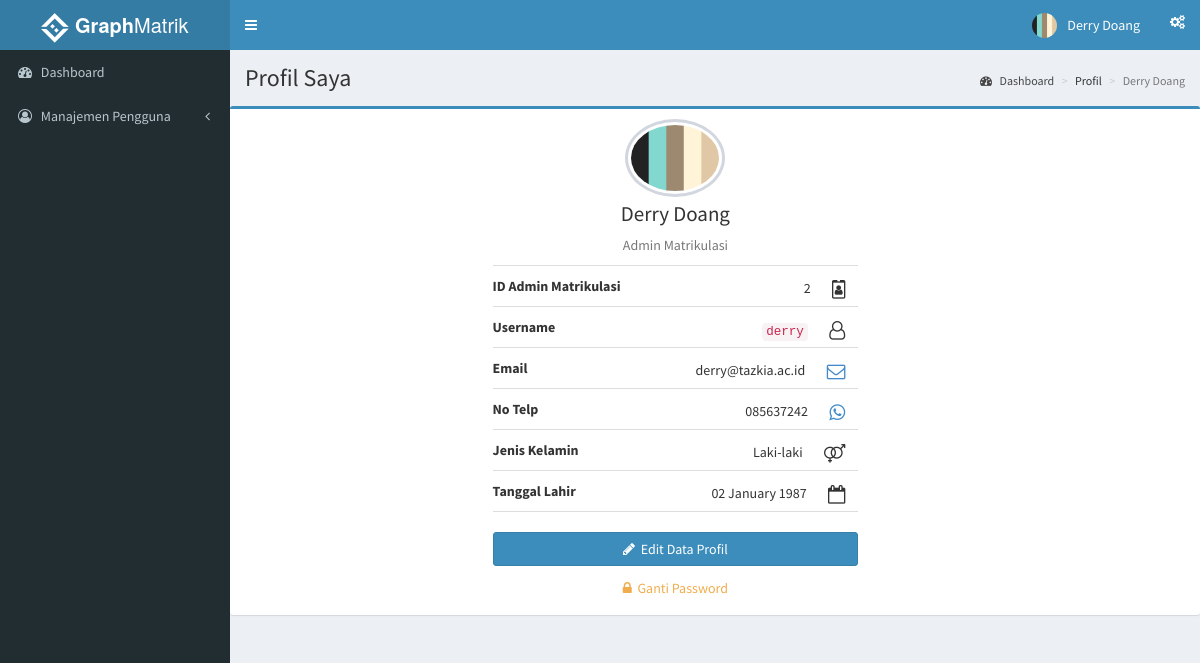
The page /index.php?page=profil (signed in) on the database as committed earlier.
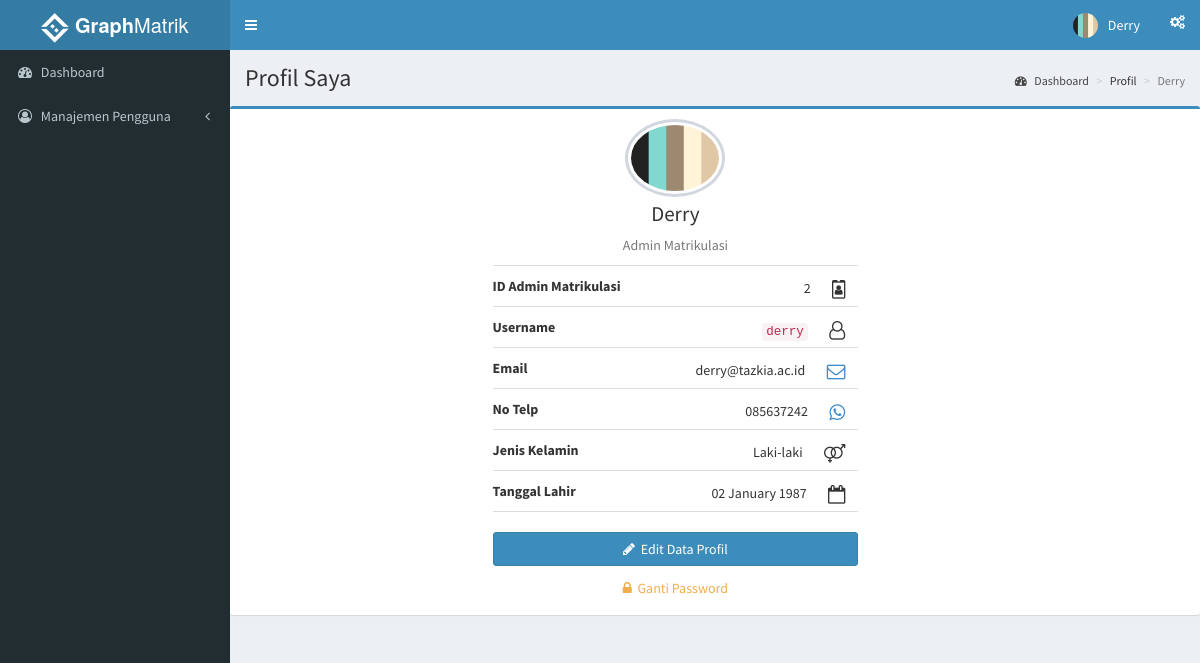
The same page on the database as committed later.
### tables this page shows
CREATE TABLE `adminmatrik` (
  `id_adminmatrik` int(3) NOT NULL,
  `nama` varchar(35) NOT NULL,
  `telp` varchar(13) DEFAULT NULL,
  `email` varchar(35) DEFAULT NULL,
  `j_kelamin` varchar(15) NOT NULL,
  `tgl_lahir` date DEFAULT NULL,
  `id_user` int(11) DEFAULT NULL,
  `avatar` varchar(100) DEFAULT NULL
);

CREATE TABLE `users` (
  `id_user` int(11) NOT NULL,
  `username` varchar(30) NOT NULL,
  `password` varchar(50) NOT NULL,
  `level` int(11) NOT NULL,
  `last_login` datetime NOT NULL
);

### functions.php (called while the page is built, shortened)
<?php
	function adminMatrikDetails($idUser){
		$ambildata = mysql_query("SELECT adminmatrik.*, users.* FROM users INNER JOIN adminmatrik ON adminmatrik.id_user = users.id_user WHERE users.id_user = $idUser");
			$ad = mysql_fetch_assoc($ambildata);
				$data[] = $ad;
				return $data;
	}
 ?>

### role/adminmatrik/profil.php (the view, shortened to what the changed rows need)
<?php
  include 'functions.php';
      $dataAdminMatrik = adminMatrikDetails($_SESSION['id_user']);
      foreach($dataAdminMatrik as $row){
 ?>
    <section class="content-header">
      <h1>
        Profil Saya
      </h1>
      <ol class="breadcrumb">
        <li><a href="/simon"><i class="fa fa-dashboard"></i> Dashboard</a></li>
        <li>Profil</li>
        <li class="active"><?php echo $row['nama'] ?></li>
      </ol>
    </section>
    <section class="content">
      <div class="row">
          <div class="box box-primary">
            <div class="box-body box-profile">
              <div class="col-md-3"></div>
              <div class="col-md-5">
              <a href="#ModalUploadAva" title="Klik untuk Ganti Foto Profil" data-toggle='modal'><img class="profile-user-img img-responsive img-circle" src=<?php echo "assets/img/user/".$row['avatar']; ?> alt="User profile picture"></a>
              <h3 class="profile-username text-center"><?php echo $row['nama']; ?></h3>
              <p class="text-muted text-center">Admin Matrikulasi</p>
              <ul class="list-group list-group-unbordered">
                <li class="list-group-item">
                  <b>ID Admin Matrikulasi</b> <div class="pull-right"><?php echo $row['id_adminmatrik']; ?>&nbsp;&nbsp;&nbsp;<span class="btn btn-secondary" href=""><i class="fa fa-id-badge fa-lg"></i></span></div>
                </li>
                <li class="list-group-item">
                  <b>Username</b> <div class="pull-right"><code><?php echo $row['username']; ?></code>&nbsp;&nbsp;&nbsp;<span class="btn btn-secondary" href=""><i class="fa fa-user-o fa-lg"></i></span></div>
                </li>
                <li class="list-group-item">
                  <b>Email</b> <div class="pull-right"><?php echo $row['email']; ?>&nbsp;&nbsp;&nbsp;<a class="btn btn-primary btn-outline" href=""><i class="fa fa-envelope-o fa-lg"></i></a></div>
                </li>
                <li class="list-group-item">
                  <b>No Telp</b> <div class="pull-right"><?php echo $row['telp']; ?>&nbsp;&nbsp;&nbsp;<a class="btn btn-primary btn-outline" href=""><i class="fa fa-whatsapp fa-lg"></i></a></div>
                </li>
                <li class="list-group-item">
                  <b>Jenis Kelamin</b> <div class="pull-right"><?php echo $row['j_kelamin']; ?>&nbsp;&nbsp;&nbsp;<span class="btn btn-secondary" href=""><i class="fa fa-venus-mars fa-lg"></i></span></div>
                </li>
                <li class="list-group-item">
                  <b>Tanggal Lahir</b> <div class="pull-right"><?php echo date('d F Y', strtotime($row['tgl_lahir'])); ?>&nbsp;&nbsp;&nbsp;<span class="btn btn-secondary" href=""><i class="fa fa-calendar-o fa-lg"></i></span></div>
                </li>
              </ul>
                <a href="index.php?page=editprofil" class='btn btn-primary btn-block'><i class='fa fa-pencil'></i>&nbsp;&nbsp;Edit Data Profil</a>
                <?php echo "<a href='#ModalGantiPass' class='btn btn-warning btn-outline btn-block' data-toggle='modal' data-href='action/hapus.php?&iduser=".$row['id_user']."'><i class='fa fa-lock'></i>&nbsp;&nbsp;Ganti Password</a>"; ?>
            </div>
          </div>
        </div>
        <?php } ?>
      </div>

### index.php (shortened to what the changed rows need)
<html>
<head>
  <link rel="stylesheet" href="assets/css/bootstrap.min.css">
  <link rel="stylesheet" href="assets/css/font-awesome.min.css">
  <link rel="stylesheet" href="assets/css/ionicons.min.css">
  <link rel="stylesheet" href="assets/css/dataTables.bootstrap.min.css">
  <link rel="stylesheet" href="assets/css/AdminLTE.min.css">
  <link rel="stylesheet" href="assets/css/_all-skins.min.css">
  <link rel="stylesheet" href="assets/css/jquery-jvectormap.css">
  <link rel="stylesheet" href="assets/css/bootstrap-datepicker.min.css">
  <link rel="stylesheet" href="assets/css/daterangepicker.css">
  <link rel="stylesheet" href="assets/css/bootstrap3-wysihtml5.min.css">
  <link rel="stylesheet" href="assets/css/style.css">
</head>
<body class="hold-transition skin-blue sidebar-mini">
  <div class="wrapper">
    <header class="main-header">
      <nav class="navbar navbar-static-top">
        <div class="navbar-custom-menu">
          <ul class="nav navbar-nav">
            <li class="dropdown user user-menu">
              <a href="#" class="dropdown-toggle" data-toggle="dropdown">
                <img src=<?php echo "assets/img/user/".$_SESSION['ava']; ?> class="user-image" alt="User Image">
                <span class="hidden-xs"><?php echo $_SESSION['nama']; ?></span>
              </a>
                </li>
              </ul>
        </div>
      </nav>
    </header>
    <?php
      if ($_SESSION['role'] =='administrator') {
        include 'role/admin/sidebar.php';
      } else
      if($_SESSION['role'] =='adminmatrik'){
        include 'role/adminmatrik/sidebar.php';
      } else
      if($_SESSION['role'] =='pembina'){
        include 'role/pembina/sidebar.php';
      }
    ?>
  </div>
</body>
</html>

Rows that differ between the two databases and show on the page:
changed adminmatrik "derry@tazkia.ac.id": nama "Derry Doang" → "Derry"
Other text that changed with them:
$_SESSION['nama']: "Derry Doang" → "Derry"
